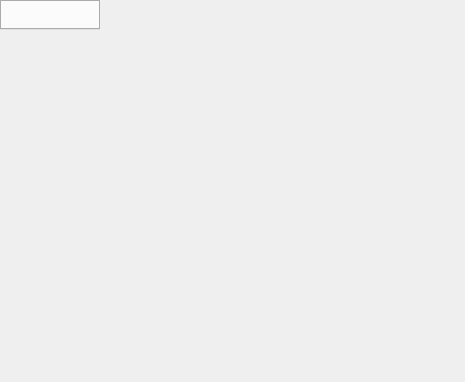
<?xml version="1.0" encoding="UTF-8"?>
<ui version="4.0">
 <class>TabbedChatWindow</class>
 <widget class="QMainWindow" name="TabbedChatWindow">
  <property name="geometry">
   <rect>
    <x>0</x>
    <y>0</y>
    <width>465</width>
    <height>382</height>
   </rect>
  </property>
  <property name="acceptDrops">
   <bool>true</bool>
  </property>
  <property name="windowTitle">
   <string>MainWindow</string>
  </property>
  <widget class="QTabWidget" name="tabWidget">
   <property name="acceptDrops">
    <bool>true</bool>
   </property>
   <property name="tabsClosable">
    <bool>true</bool>
   </property>
   <property name="movable">
    <bool>true</bool>
   </property>
  </widget>
 </widget>
 <resources/>
 <connections/>
</ui>
